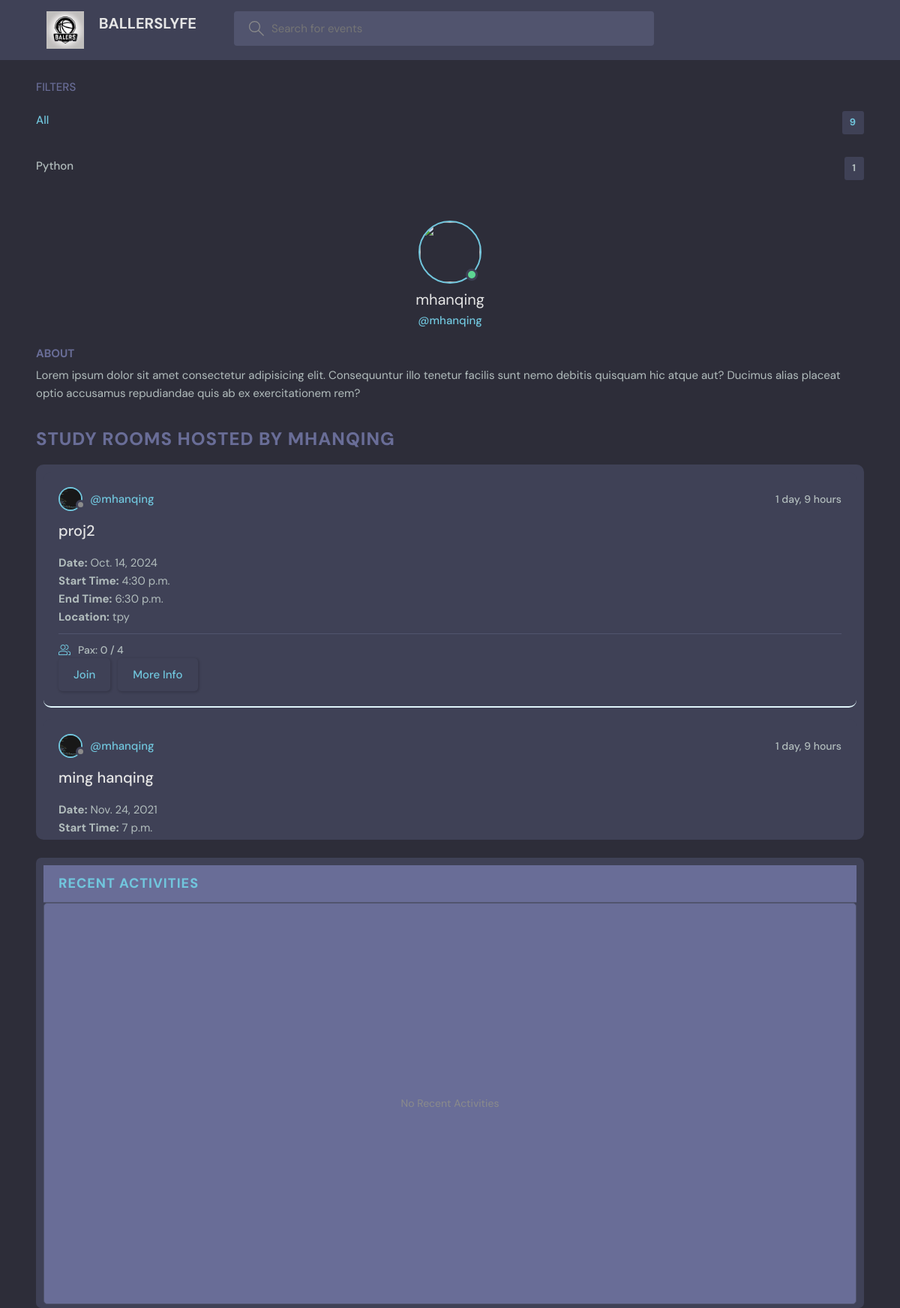
The app's page /profile/1 with its own data.
### base/models.py (models this page shows, shortened)
class Topic(models.Model):
    name = models.CharField(max_length=200, default='Basketball')

class User(AbstractUser):
    name = models.CharField(max_length=200, null=True)
    email = models.EmailField(unique=True, null=True)
    bio = models.TextField(null=True)
    avatar = models.ImageField(null=True, default="avatar.svg")
    USERNAME_FIELD = 'email'
    REQUIRED_FIELDS = []

class Room(models.Model):
    host = models.ForeignKey(User, on_delete=models.SET_NULL, null=True)
    topic = models.ForeignKey('Topic', on_delete=models.SET_NULL, null=True)
    location = models.CharField(max_length=255, default="Unknown location")  # New field for location
    date = models.DateField(null=True, blank=True)  # New field for date
    start_time = models.TimeField(null=True, blank=True)  # New field for start time
    end_time = models.TimeField(null=True, blank=True)  # New field for end time
    pax_required = models.PositiveIntegerField(null=True, blank=True)  # New field for pax required
    name = models.CharField(max_length=200)
    description = models.TextField(null=True, blank=True)
    participants = models.ManyToManyField(User, related_name='participants', blank=True)
    updated = models.DateTimeField(auto_now=True)
    created = models.DateTimeField(auto_now_add=True)
    class Meta:
        ordering = ['-updated', '-created']

### base/views.py (the view)
# urls.py: path('profile/<str:pk>', views.userProfile, name="user-profile"),
def userProfile(request, pk):
    user = User.objects.get(id=pk)
    rooms = user.room_set.all()
    room_messages = user.message_set.all()
    topics = Topic.objects.all()
    context = {'user': user, 'rooms': rooms, 'topics': topics, 'room_messages': room_messages}
    return render(request, 'base/profile.html', context)

### base/templates/base/profile.html (shortened to what this page needs)
{% extends 'main.html' %}
{% block content %}
  <main class="profile-page layout layout--3">
    <div class="container">
      {% include 'base/topics_component.html' %}
      <div class="roomList">
        <div class="profile">
          <div class="profile__avatar">
            <div class="avatar avatar--large active">
              <img src="{{request.user.avatar.url}}" />
            </div>
          </div>
          <div class="profile__info">
            <h3>{{user.username}}</h3>
            <p>@{{user.username}}</p>
          </div>
          <div class="profile__about">
            <h3>About</h3>
            <p>
              Lorem ipsum dolor sit amet consectetur adipisicing elit. Consequuntur illo tenetur
              facilis sunt nemo debitis quisquam hic atque aut? Ducimus alias placeat optio
              accusamus repudiandae quis ab ex exercitationem rem?
            </p>
          </div>
        </div>
        <div class="roomList__header">
          <div>
            <h2>Study Rooms Hosted by {{user.username}}</a>
            </h2>
          </div>
        </div>
        {% include 'base/feed_component.html' %}
      </div>
      {%include 'base/activity_component.html' %}
    </div>
  </main>
  {% endblock content %}

### Templates/main.html (shortened to what this page needs)
<!DOCTYPE html>
{% load static %}
<html lang="en">
  <head>
    <link rel="stylesheet" href="{% static 'styles/style.css' %}" />
  </head>
  <body>
    {% include 'navbar.html' %}
    {% block content %}
    {% endblock %}
</html>

### Templates/navbar.html (shortened to what this page needs)
{% load static %}
<header class="header header--loggedIn">
    <div class="container">
      <a href="{% url 'home' %}" class="header__logo">
        <img src="{% static 'images/logomaker1725347116876.png' %}" alt="Logo" style="width: 50px; height: auto;"/>
        <h1>BALLERSLYFE</h1>
      </a>
      <form class="header__search" method="GET", action="{% url 'home' %}">
        <label>
          <input name="q" placeholder="Search for events" />
        </label>
      </form>
    </div>
  </header>

### base/templates/base/topics_component.html (shortened to what this page needs)
<div class="topics">
    <div class="topics__header">
      <h2>Filters</h2>
    </div>
    <ul class="topics__list">
      <li>
        <a href="{% url 'home' %}" class="active">All <span>{{topics.count}}</span></a>
      </li>
      {% for topic in topics|slice:":1"%}
      <li>
        <a href="{%url 'home' %}?q={{topic.name}}"> {{topic.name}} <span>{{topic.room_set.all.count}}</span></a>
      </li>
      {% endfor %}
    </ul>
</div>

### base/templates/base/feed_component.html (shortened to what this page needs)
<div class="parentroomlistcontainer">
{% for room in rooms %}
<div class="roomListRoom">
    <div class="roomListRoom__header">
      <a href="{% url 'user-profile' room.host.id %}" class="roomListRoom__author">
        <div class="avatar avatar--small">
          <img src="{{room.host.avatar.url}}" />
        </div>
        <span>@{{room.host.username}}</span>
      </a>
      <div class="roomListRoom__actions">
        <span>{{room.created|timesince}}</span>
      </div>
    </div>
    <div class="roomListRoom__content">
      <a href="{% url 'room' room.id %}">{{room.name}}</a>
      <p><strong>Date:</strong> {{ room.date }}</p>
      <p><strong>Start Time:</strong> {{ room.start_time }}</p>
      <p><strong>End Time:</strong> {{ room.end_time }}</p>
      <p><strong>Location:</strong> {{ room.location }}</p>
    </div>
    <div class="roomListRoom__meta">
      <a href="{% url 'room' room.id %}" class="roomListRoom__joined">
        Pax: {{ room.participants.all.count }} / {{ room.pax_required }}
      </a>
    </div>
    <div class="roomListRoom__actions">
      <a href="{% url 'home'  %}" class="btn btn--join">Join</a>
      <a href="{% url 'room' room.id %}" class="btn btn--info">More Info</a>
    </div>
  </div>
{% endfor %}
</div>

### base/templates/base/activity_component.html (shortened to what this page needs)
<div class="activities">
  <div class="activities__top">
    <span>Recent Activities</span>
  </div>
  <div class="activities__list">
  </div>
</div>

### records on screen
Topic: name "Python", room_set.all.count "1"
User: username "mhanqing", username "MHANQING"
Room: host.avatar (picture), host.username "mhanqing", created "1 day, 9 hours", name "proj2", date "Oct. 14, 2024", start_time "4:30 p.m.", end_time "6:30 p.m.", location "tpy", participants.all.count "0", pax_required "4"
Room: host.avatar (picture), host.username "mhanqing", created "1 day, 9 hours", name "ming hanqing", date "Nov. 24, 2021", start_time "7 p.m."

### other values on screen
{{ topics.count }} "9"
